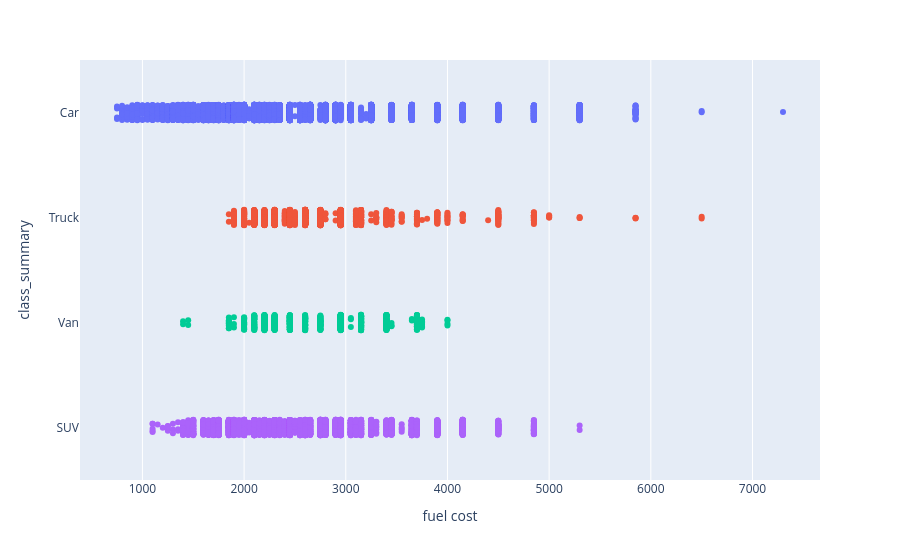

The code cell stored with this chart in its notebook:
### Code cell
fig = px.strip(
    df,
    x='fuelCost08',
    y='class_summary',
    color='class_summary',
    labels={'fuelCost08': 'fuel cost'}
)
fig.update_layout(showlegend=False)
fig.show()

### Figure 1 — Plotly figure (JSON) as saved in the notebook; plotly's stock layout.template omitted (floating-point values rounded to 4 significant figures; data arrays with more than 128 entries replaced by an {"elided": "..."} marker saying what was removed)
{"data": [{"alignmentgroup": "True", "boxpoints": "all", "fillcolor": "rgba(255,255,255,0)", "hoveron": "points", "hovertemplate": "class_summary=%{y}<br>fuel cost=%{x}<extra></extra>", "legendgroup": "Car", "line": {"color": "rgba(255,255,255,0)"}, "marker": {"color": "#636efa"}, "name": "Car", "offsetgroup": "Car", "orientation": "h", "pointpos": 0, "showlegend": true, "type": "box", "x": {"elided": "14396 int values"}, "x0": " ", "xaxis": "x", "y": {"elided": "14396 str values"}, "y0": " ", "yaxis": "y"}, {"alignmentgroup": "True", "boxpoints": "all", "fillcolor": "rgba(255,255,255,0)", "hoveron": "points", "hovertemplate": "class_summary=%{y}<br>fuel cost=%{x}<extra></extra>", "legendgroup": "Truck", "line": {"color": "rgba(255,255,255,0)"}, "marker": {"color": "#EF553B"}, "name": "Truck", "offsetgroup": "Truck", "orientation": "h", "pointpos": 0, "showlegend": true, "type": "box", "x": {"elided": "2460 int values"}, "x0": " ", "xaxis": "x", "y": {"elided": "2460 str values"}, "y0": " ", "yaxis": "y"}, {"alignmentgroup": "True", "boxpoints": "all", "fillcolor": "rgba(255,255,255,0)", "hoveron": "points", "hovertemplate": "class_summary=%{y}<br>fuel cost=%{x}<extra></extra>", "legendgroup": "Van", "line": {"color": "rgba(255,255,255,0)"}, "marker": {"color": "#00cc96"}, "name": "Van", "offsetgroup": "Van", "orientation": "h", "pointpos": 0, "showlegend": true, "type": "box", "x": {"elided": "924 int values"}, "x0": " ", "xaxis": "x", "y": {"elided": "924 str values"}, "y0": " ", "yaxis": "y"}, {"alignmentgroup": "True", "boxpoints": "all", "fillcolor": "rgba(255,255,255,0)", "hoveron": "points", "hovertemplate": "class_summary=%{y}<br>fuel cost=%{x}<extra></extra>", "legendgroup": "SUV", "line": {"color": "rgba(255,255,255,0)"}, "marker": {"color": "#ab63fa"}, "name": "SUV", "offsetgroup": "SUV", "orientation": "h", "pointpos": 0, "showlegend": true, "type": "box", "x": {"elided": "6205 int values"}, "x0": " ", "xaxis": "x", "y": {"elided": "6205 str values"}, "y0": " ", "yaxis": "y"}], "layout": {"boxmode": "overlay", "legend": {"title": {"text": "class_summary"}, "tracegroupgap": 0}, "margin": {"t": 60}, "showlegend": false, "xaxis": {"anchor": "y", "domain": [0, 1], "title": {"text": "fuel cost"}}, "yaxis": {"anchor": "x", "categoryarray": ["SUV", "Van", "Truck", "Car"], "categoryorder": "array", "domain": [0, 1], "title": {"text": "class_summary"}}}}
